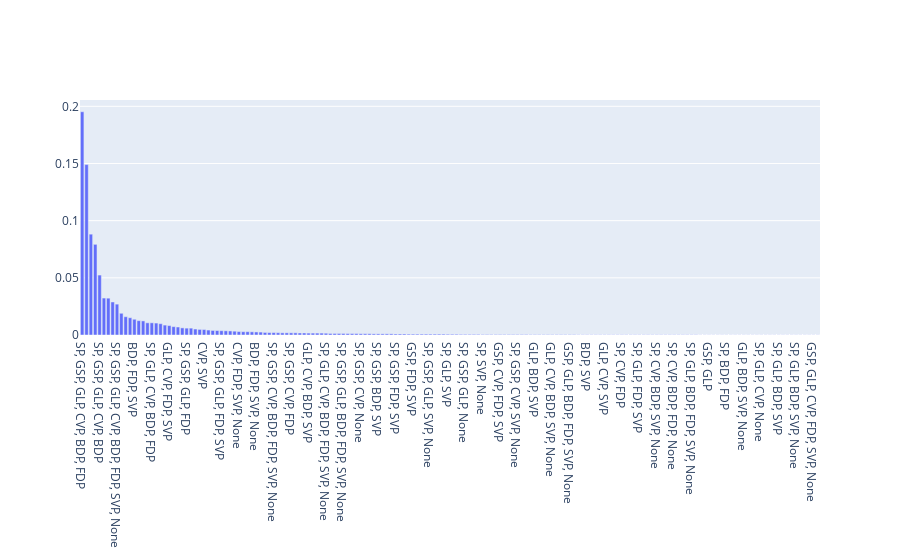

Notebook cell for this chart:
### Code cell
#displays a histogram of all winning coelitions
def coelitions(simpleName = False, normalize=False):
    l = list(filter(lambda x: x[1] != 0, allWinningC(votes).items()))
    l.sort(key=lambda x: x[1], reverse=True)
    
    x = []
    y = []
    
    for i in l:
        if simpleName and (i[0] in coelition_names):
            x.append(coelition_names[i[0]])
        else:
            x.append(i[0])
        y.append(i[1])
    
    if normalize:
        #normalize data
        mh.norm(y)
    
    
    fig = go.Figure([go.Bar(x=x, y=y)])
    fig.show()

#simpler names for coelitions
coelition_names = {'SP, GSP, GLP, CVP, BDP, FDP': 'against SVP',
                  'CPV, BDP, FDP, SVP': 'center right',
                  'GLP, CVP, BDP, FDP, SVP' : 'against left',
                  'SP, GSP, GLP, CVP, BDP, FDP, SVP': 'unanimous',
                  'FDP, SVP': 'right',
                  'CVP, FDP, SVP': 'right and CVP',
                  'BDP, FDP, SVP': 'right and BDP',
                  'SP, GSP, GLP, BDP, FDP': 'center left'}
coelitions(normalize=True)

### Figure 1 — Plotly figure (JSON) as saved in the notebook; plotly's stock layout.template omitted (floating-point values rounded to 4 significant figures; data arrays with more than 128 entries replaced by an {"elided": "..."} marker saying what was removed)
{"data": [{"type": "bar", "x": {"elided": "170 str values"}, "y": {"elided": "170 float values"}}], "layout": {}}
